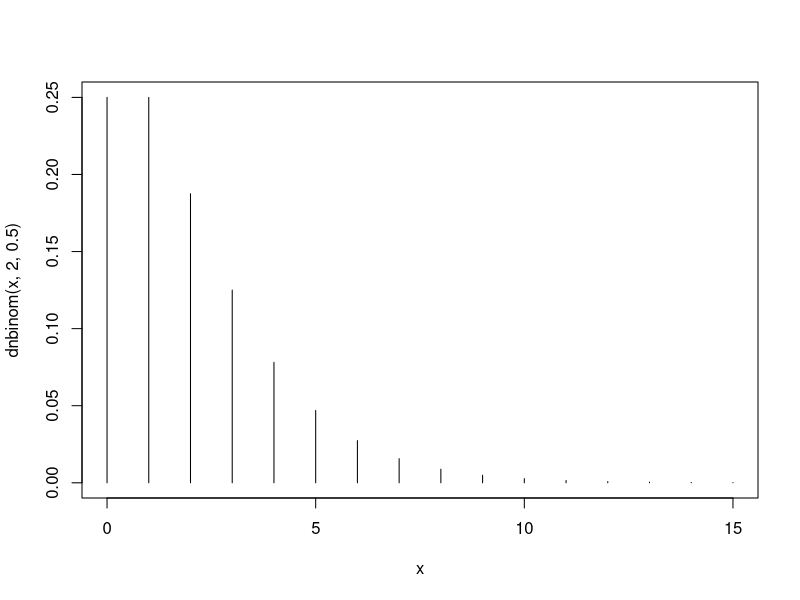
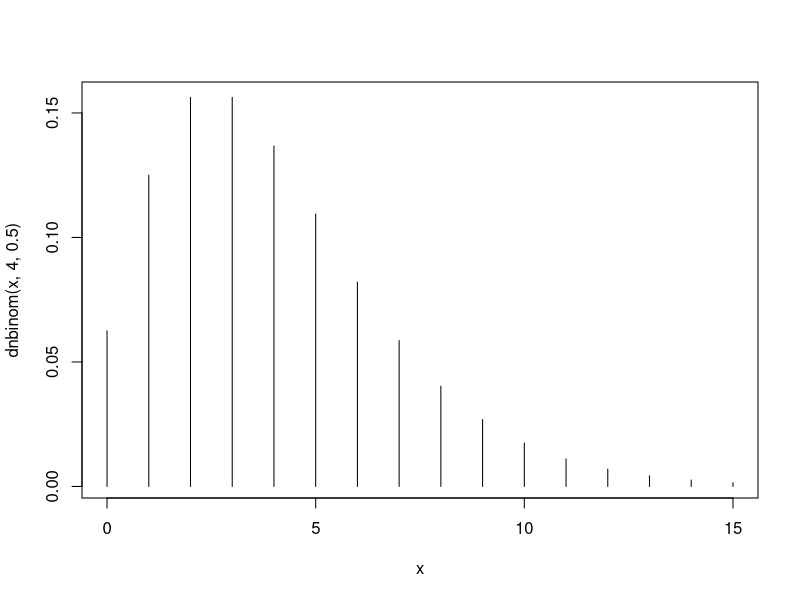
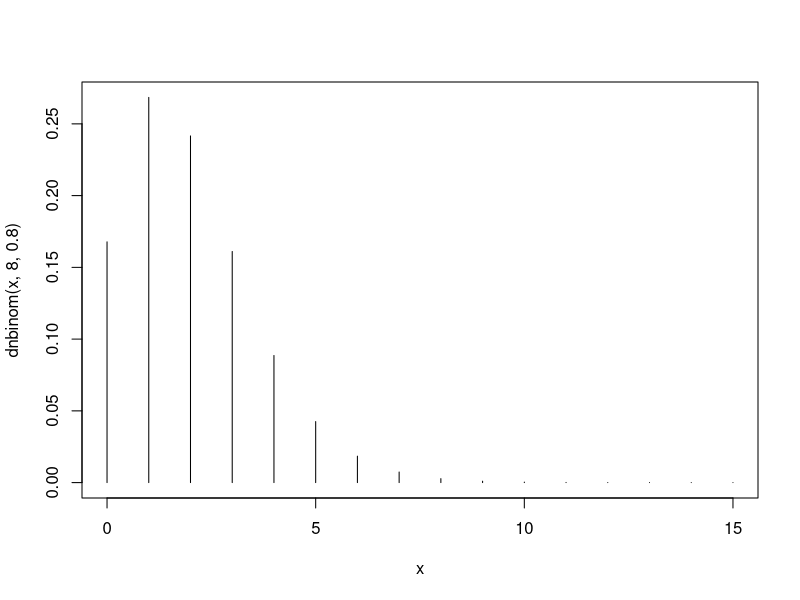

Generate these figures, in order, with R:
#! /usr/bin/env Rscript

# say a clinic vaccinates 500 people per day
# the probability of producing a reaction is 0.09

# in a given day, what is the probability that more than 40 people will develop a reaction?
# P(X > 40) = 1 − P(X ≤ 40)
result <- 1 - pbinom(40,500,0.09)
print(result)

# in a given day, what is the probability that the number of people developing a reaction
# is between 50 and 45 inclusive?
result <- pbinom(50,500,0.09) - pbinom(44,500,0.09)
print(result)

# X ∼ Negative-Binomial(2, 0.5)
x <- 0:15
plot(x,dnbinom(x,2,0.5),type="h")

#X 2 ∼ Negative-Binomial(4, 0.5)
plot(x,dnbinom(x,4,0.5),type="h")

#X 3 ∼ Negative-Binomial(8, 0.8)
plot(x,dnbinom(x,8,0.8),type="h")
